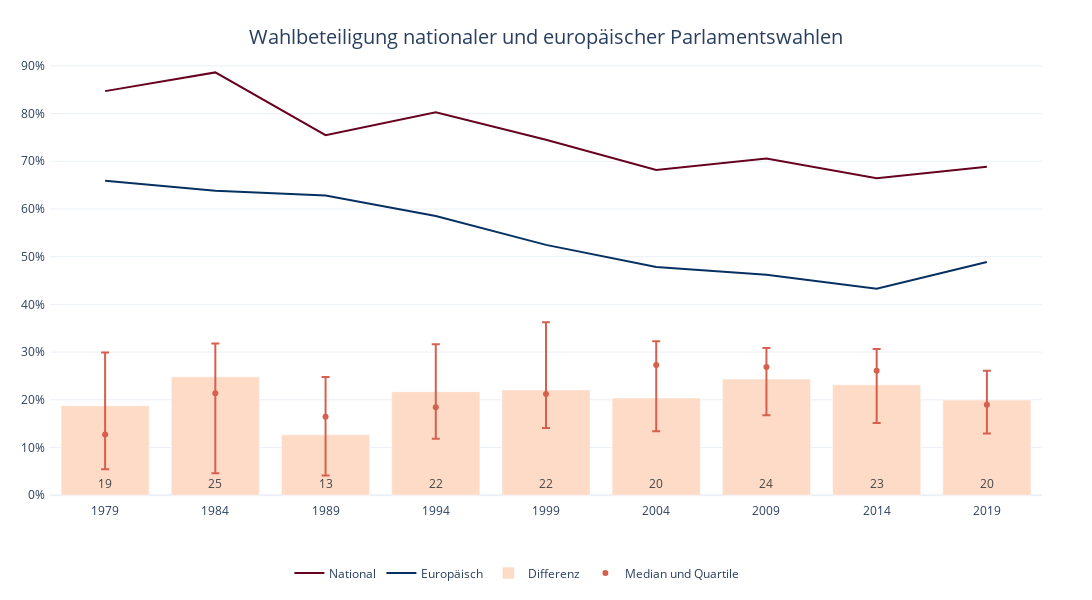

The notebook cell this image was saved under:
### Code cell
plot_data = pd.concat([eu_vote[['Year','EUVote%']].groupby('Year').mean().loc[year_filter,:],nat_vote[['Year','NatVote%']].groupby('Year').mean().loc[year_filter,:]],axis=1)
plot_data['EuroGap'] = plot_data['NatVote%'] - plot_data['EUVote%']
plot_data = plot_data.rename(columns={'NatVote%':'National','EUVote%':'Europäisch', 'EuroGap':'Differenz'})
colors = px.colors.sequential.RdBu
lines = px.line(plot_data[['National','Europäisch']], color_discrete_map={'National':colors[0],'Europäisch':colors[-1]})
bar = px.bar(plot_data['Differenz'],text_auto='.2s',color_discrete_sequence=[colors[4]])
bar.update_traces(insidetextanchor='start')
fig = go.Figure(data= lines.data + bar.data)
fig.add_trace(go.Scatter(
        x=groupt.index,
        y=groupt['diff'],
        mode='markers',
        name='Median und Quartile',
        marker=dict(
            color=colors[2],
            line=dict(
                color=colors[2],
            )
        ),
        error_y=dict(
            type='data',
            symmetric=False,
            array=groupt['max'] - groupt['diff'],
            arrayminus=groupt['diff'] - groupt['min'],)
        ))
# set x axis labels
fig.update_layout(
    xaxis = dict(
        tickmode = 'array',
        tickvals = year_filter,
        ticktext = year_filter
    ),
    yaxis = dict(
        tickmode = 'array',
        tickvals = np.arange(0,100,10),
        ticktext = [str(x)+'%' for x in np.arange(0,100,10)]
    ),
    autosize=False,
    width=1100,
    height=600,
    margin=dict(
        l=50,
        r=50,
        b=50,
        t=50,
        pad=4
    ),
    template='plotly_white',
    legend=dict(
        orientation="h",
        yanchor="bottom",
        y=-0.2,
        xanchor="right",
        x=0.7
    ),
    title=dict(
        text='Wahlbeteiligung nationaler und europäischer Parlamentswahlen',
        x=0.5,
        y=0.95,
        font_size=20
    ),
)
fig.show()

### Figure 1 — Plotly figure (JSON) as saved in the notebook; plotly's stock layout.template omitted (floating-point values rounded to 4 significant figures)
{"data": [{"hovertemplate": "variable=National<br>Year=%{x}<br>value=%{y}<extra></extra>", "legendgroup": "National", "line": {"color": "rgb(103,0,31)", "dash": "solid"}, "marker": {"symbol": "circle"}, "mode": "lines", "name": "National", "orientation": "v", "showlegend": true, "type": "scatter", "x": [1979, 1984, 1989, 1994, 1999, 2004, 2009, 2014, 2019], "xaxis": "x", "y": [84.7, 88.62, 75.47, 80.24, 74.52, 68.19, 70.59, 66.43, 68.84], "yaxis": "y"}, {"hovertemplate": "variable=Europäisch<br>Year=%{x}<br>value=%{y}<extra></extra>", "legendgroup": "Europäisch", "line": {"color": "rgb(5,48,97)", "dash": "solid"}, "marker": {"symbol": "circle"}, "mode": "lines", "name": "Europäisch", "orientation": "v", "showlegend": true, "type": "scatter", "x": [1979, 1984, 1989, 1994, 1999, 2004, 2009, 2014, 2019], "xaxis": "x", "y": [65.93, 63.82, 62.81, 58.54, 52.48, 47.83, 46.22, 43.3, 48.87], "yaxis": "y"}, {"alignmentgroup": "True", "hovertemplate": "variable=Differenz<br>Year=%{x}<br>value=%{y}<extra></extra>", "insidetextanchor": "start", "legendgroup": "Differenz", "marker": {"color": "rgb(253,219,199)", "pattern": {"shape": ""}}, "name": "Differenz", "offsetgroup": "Differenz", "orientation": "v", "showlegend": true, "textposition": "auto", "texttemplate": "%{y:.2s}", "type": "bar", "x": [1979, 1984, 1989, 1994, 1999, 2004, 2009, 2014, 2019], "xaxis": "x", "y": [18.77, 24.81, 12.65, 21.71, 22.05, 20.36, 24.37, 23.13, 19.96], "yaxis": "y"}, {"error_y": {"array": [17.19, 10.42, 8.345, 13.23, 15.08, 5.01, 3.96, 4.562, 7.127], "arrayminus": [7.26, 16.77, 12.33, 6.582, 7.12, 13.88, 10.13, 10.93, 6.017], "symmetric": false, "type": "data"}, "marker": {"color": "rgb(214,96,77)", "line": {"color": "rgb(214,96,77)"}}, "mode": "markers", "name": "Median und Quartile", "type": "scatter", "x": [1979, 1984, 1989, 1994, 1999, 2004, 2009, 2014, 2019], "y": [12.71, 21.39, 16.45, 18.43, 21.2, 27.28, 26.88, 26.07, 18.96]}], "layout": {"autosize": false, "height": 600, "legend": {"orientation": "h", "x": 0.7, "xanchor": "right", "y": -0.2, "yanchor": "bottom"}, "margin": {"b": 50, "l": 50, "pad": 4, "r": 50, "t": 50}, "title": {"font": {"size": 20}, "text": "Wahlbeteiligung nationaler und europäischer Parlamentswahlen", "x": 0.5, "y": 0.95}, "width": 1100, "xaxis": {"tickmode": "array", "ticktext": [1979, 1984, 1989, 1994, 1999, 2004, 2009, 2014, 2019], "tickvals": [1979, 1984, 1989, 1994, 1999, 2004, 2009, 2014, 2019]}, "yaxis": {"tickmode": "array", "ticktext": ["0%", "10%", "20%", "30%", "40%", "50%", "60%", "70%", "80%", "90%"], "tickvals": [0, 10, 20, 30, 40, 50, 60, 70, 80, 90]}}}
